Frame 1 (no input): blank canvas, image omitted
Frame 60 (no input): blank canvas, image omitted
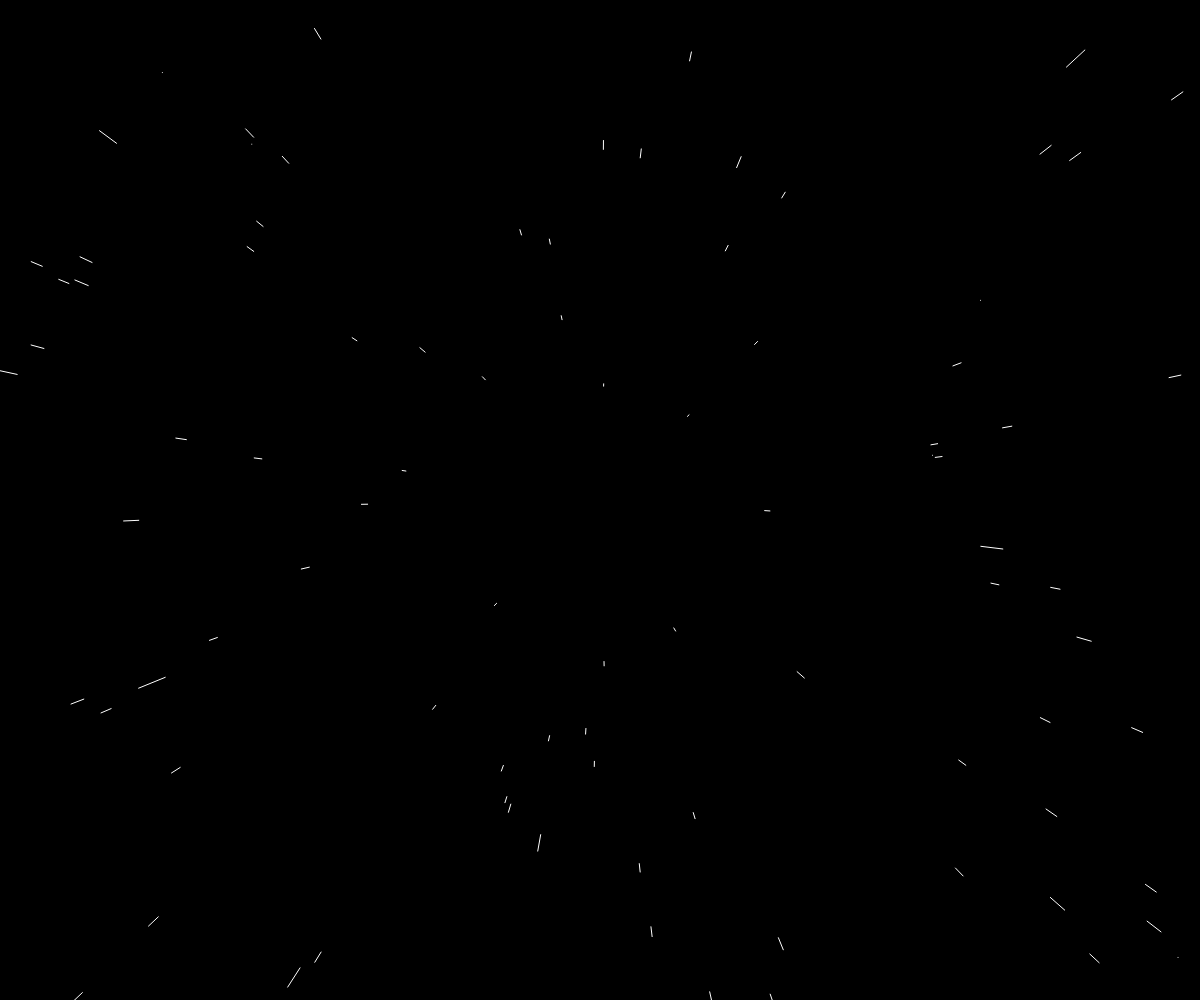
Frame 120 (the mouse pressed at the canvas centre since frame 60)

The p5.js sketch whose frames 1 and 60 were blank and that drew this single picture after the mouse press (run headless with seeded random() and noise() and a simulated clock; from frame 60 on, the mouse is pressed at the canvas centre):

// p5.js sketch
// ── sketch.js
let stars = new Array(800);

let sp;

function setup() {
	createCanvas(windowWidth, windowHeight);
	for (let i = 0; i < stars.length; i++) {
		stars[i] = new Star();
	}
}

function windowResized() {
	resizeCanvas(windowWidth, windowHeight);
}

function draw() {
	sp = map(mouseX, 0, width, 5, 40);
	background(0);
	translate(width / 2, height / 2);
	for (let i = 0; i < stars.length; i++) {
		stars[i].update(sp);
		stars[i].show();
	}
}

// ── star.js
class Star {
	constructor() {
		this.x = random(-width, width);
		this.y = random(-height, height);
		this.z = random(width);
		this.pz = this.z;
	}

	update(speed) {
		// star speed update
		this.z = this.z - speed;

		// re assigning a new coordinated to star when outside location is < 1
		if (this.z < 1) {
			this.z = width;
			this.x = random(-width, width);
			this.y = random(-height, height);
			this.pz = this.z;
		}
	}

	show() {
		fill(255);
		noStroke();
		// star current location
		let sx = map(this.x / this.z, 0, 1, 0, width);
		let sy = map(this.y / this.z, 0, 1, 0, height);

		// star previous location
		let px = map(this.x / this.pz, 0, 1, 0, width);
		let py = map(this.y / this.pz, 0, 1, 0, height);

		this.pz = this.z;
		stroke(255);
		line(px, py, sx, sy);
	}
}
